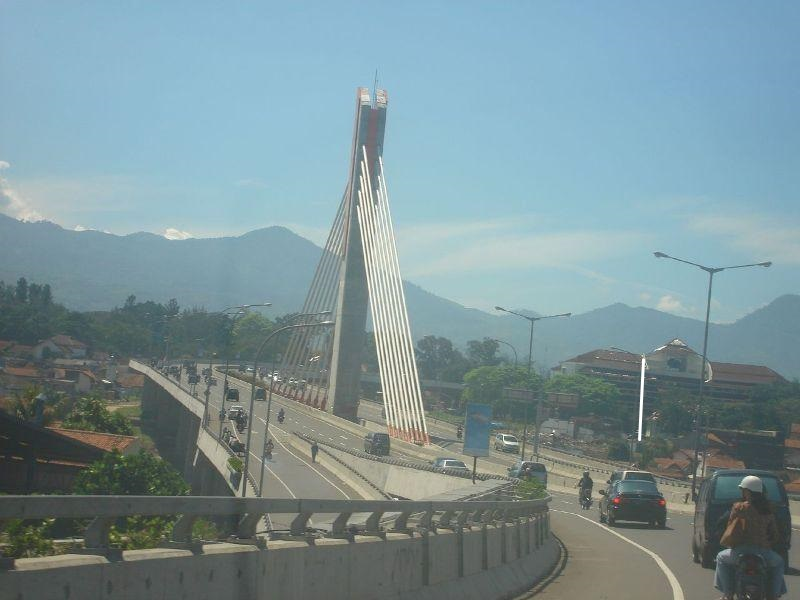
#> input picture proses-investigasi/Picture_UAS_Steganografi.jpg, 800 x 600 px
$ python advanced_steganalysis.py
#> lines starting #> are read from the running program, lines starting #| are printed output that depends on the picture; long printed decimals are rounded
import numpy as np
from PIL import Image
from scipy.stats import chisquare
import os

def chi_square_attack(path, block_size=1024):
    img = Image.open(path).convert('RGB')
    data = np.array(img).flatten()
    lsbs = data & 1
    num_blocks = len(lsbs) // block_size
    p_values = []
    for i in range(num_blocks):
        block = lsbs[i*block_size : (i+1)*block_size]
        obs = [np.sum(block == 0), np.sum(block == 1)]
        exp = [block_size / 2, block_size / 2]
        _, p = chisquare(obs, f_exp=exp)
        p_values.append(p)
    return np.mean(p_values)

def spa_attack(path):
    img = Image.open(path).convert('L')
    data = np.array(img).flatten().astype(int)
    x = y = 0
    for i in range(len(data) - 1):
        u, v = data[i], data[i+1]
        if (v % 2 == 0 and u < v) or (v % 2 == 1 and u > v):
            if (u + v) % 2 == 0: x += 1
            else: y += 1
    if x + y == 0: return 0
    return max(0, (x - y) / (x + y))

files = {
    "Suspect": "Picture_UAS_Steganografi.jpg",
    "Clean": "super_clean_baseline.jpg",
    "Steghide": "Picture_UAS_Steganografi_steghide.jpg",
    "OpenStego": "Picture_UAS_Steganografi_hidden.jpg"
}

print(f"{'File':<15} | {'Chi-Square':<12} | {'SPA Rate':<10}")
print("-" * 45)
for label, path in files.items():
    if os.path.exists(path):
        chi = chi_square_attack(path)
#> in chi_square_attack, img is the input picture: PIL image 800x600 RGB; mean R, G, B 123.9, 147.3, 152.5
#> in chi_square_attack, `num_blocks = len(lsbs) // block_size`: num_blocks = 1406
#> the loop in chi_square_attack, `for i in range(num_blocks):` made 1406 passes
#> (obs, p) on passes 1 to 3: ([460, 564], 0.00115), ([593, 431], 4.14e-07), ([496, 528], 0.317)
#> after the loop in chi_square_attack, `for i in range(num_blocks):`: p_values = 1406 values, max 1 at index 16, min 7.63e-28 at index 399, mean 0.38
#> chi = 0.38
        spa = spa_attack(path)
#> in spa_attack, `img = Image.open(path).convert('L')`:
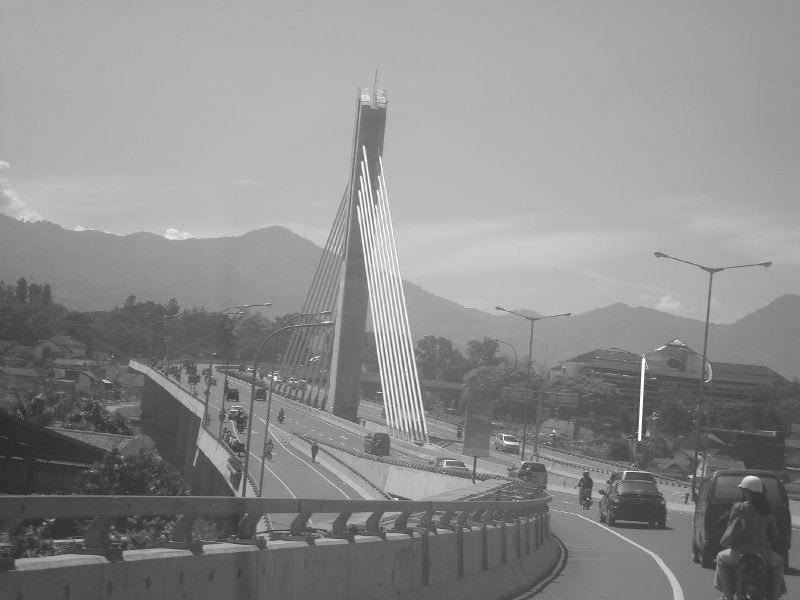
#> img: PIL image 800x600 L; min 31, max 255, mean 140.9
#> the loop in spa_attack, `for i in range(len(data) - 1):` made 479999 passes
#> (u, v) on passes 1 to 12: (171, 171), (171, 171), (171, 170), (170, 170), (170, 169), (169, 169), (169, 169), (169, 170), (170, 170), (170, 170), (170, 170), (170, 170)
#> after the loop in spa_attack, `for i in range(len(data) - 1):`: x = 45053; y = 79536
#> spa = 0
        print(f"{label:<15} | {chi:.6f} | {spa:.6f}")
#| Suspect         | 0.3797 | 0
#> pass 2 of the loop `for label, path in files.items():`:
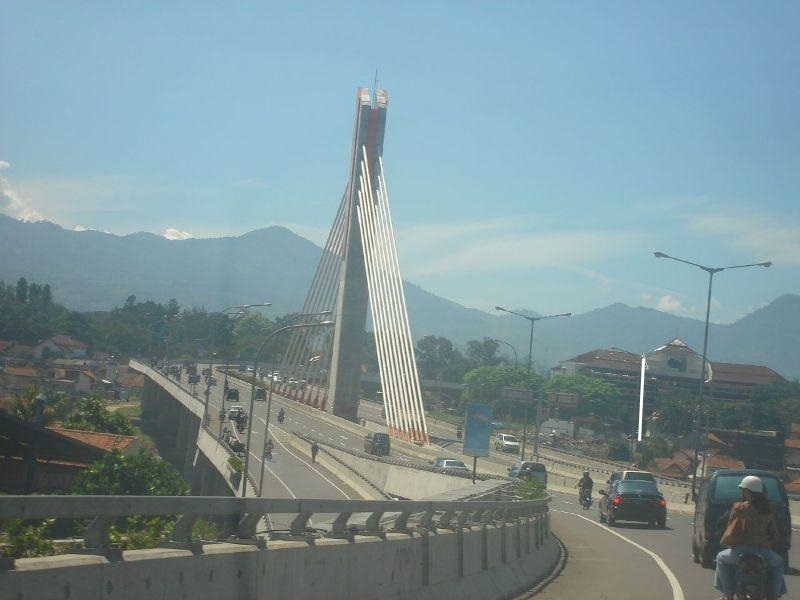
#> input picture proses-investigasi/super_clean_baseline.jpg, 800 x 600 px
#> in chi_square_attack, img is the input picture: PIL image 800x600 RGB; mean R, G, B 123.9, 147.3, 152.5
#> the loop in chi_square_attack (call 2), `for i in range(num_blocks):` made 1406 passes
#> (obs, p) on passes 1 to 3: ([460, 564], 0.00115), ([596, 428], 1.52e-07), ([496, 528], 0.317)
#> after the loop in chi_square_attack (call 2), `for i in range(num_blocks):`: p_values = 1406 values, max 1 at index 98, min 1.91e-28 at index 399, mean 0.375
#> chi = 0.375
#> in spa_attack (call 2), `img = Image.open(path).convert('L')`:
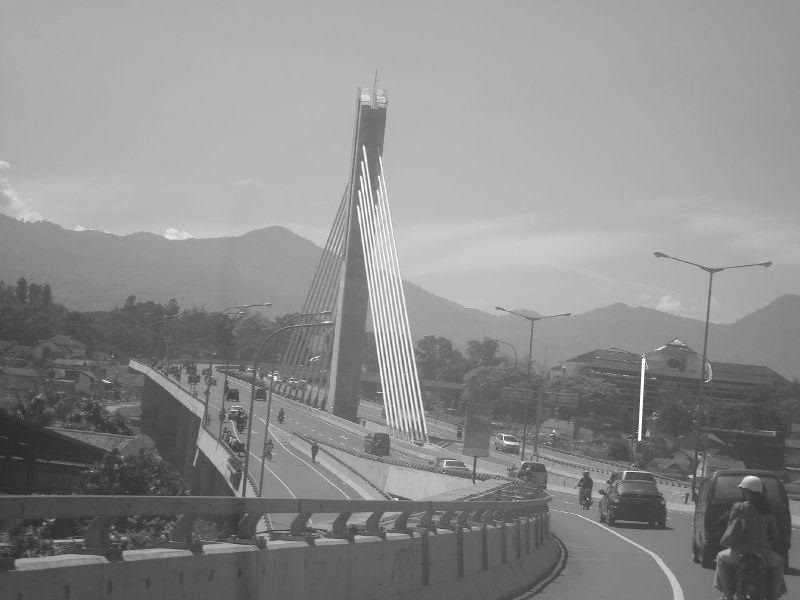
#> img: PIL image 800x600 L; min 31, max 255, mean 140.9
#> the loop in spa_attack (call 2), `for i in range(len(data) - 1):` made 479999 passes
#| Clean           | 0.3749 | 0
#> pass 3 of the loop `for label, path in files.items():`:
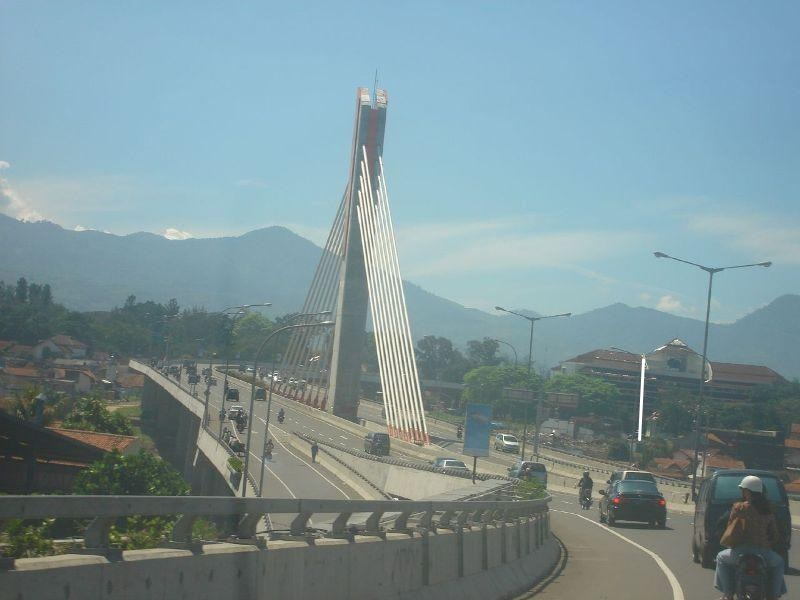
#> input picture proses-investigasi/Picture_UAS_Steganografi_steghide.jpg, 800 x 600 px
#> in chi_square_attack, img is the input picture: PIL image 800x600 RGB; mean R, G, B 123.9, 147.3, 152.5
#> in spa_attack (call 3), `img = Image.open(path).convert('L')`:
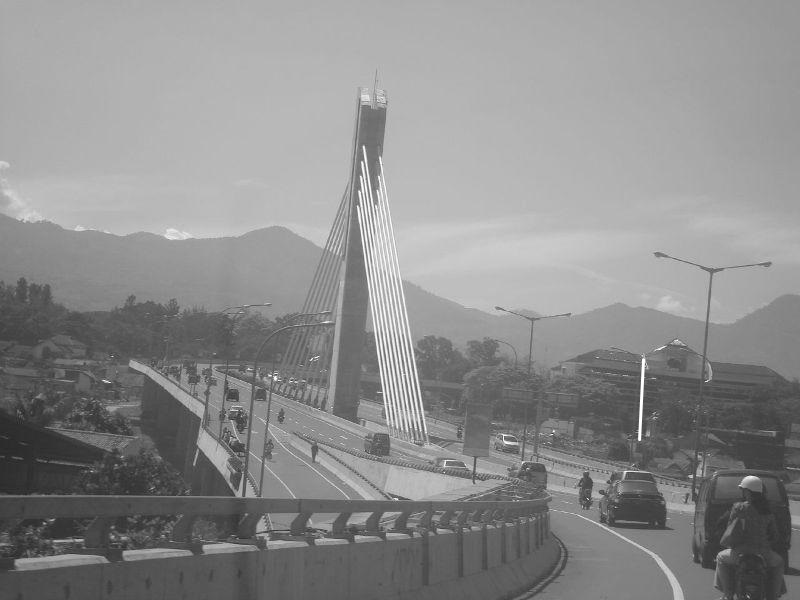
#> img: PIL image 800x600 L; min 31, max 255, mean 140.9
#| Steghide        | 0.3839 | 0
#> the loop made 4 passes; the first 3 are shown
